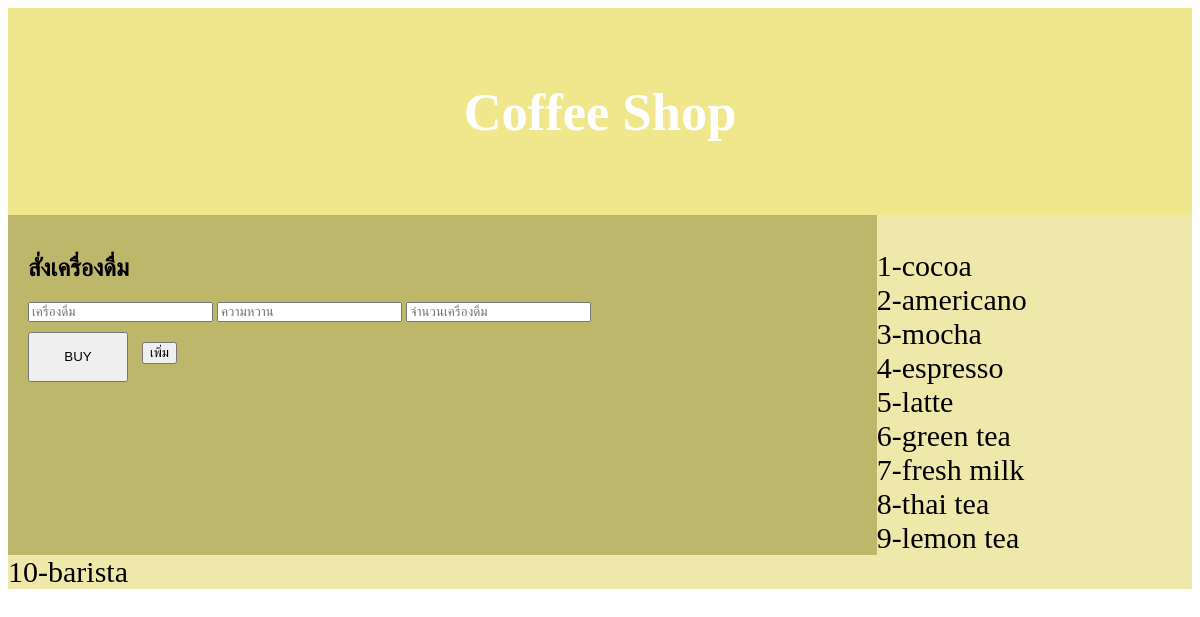
Page /coffee.php on the earlier database version.
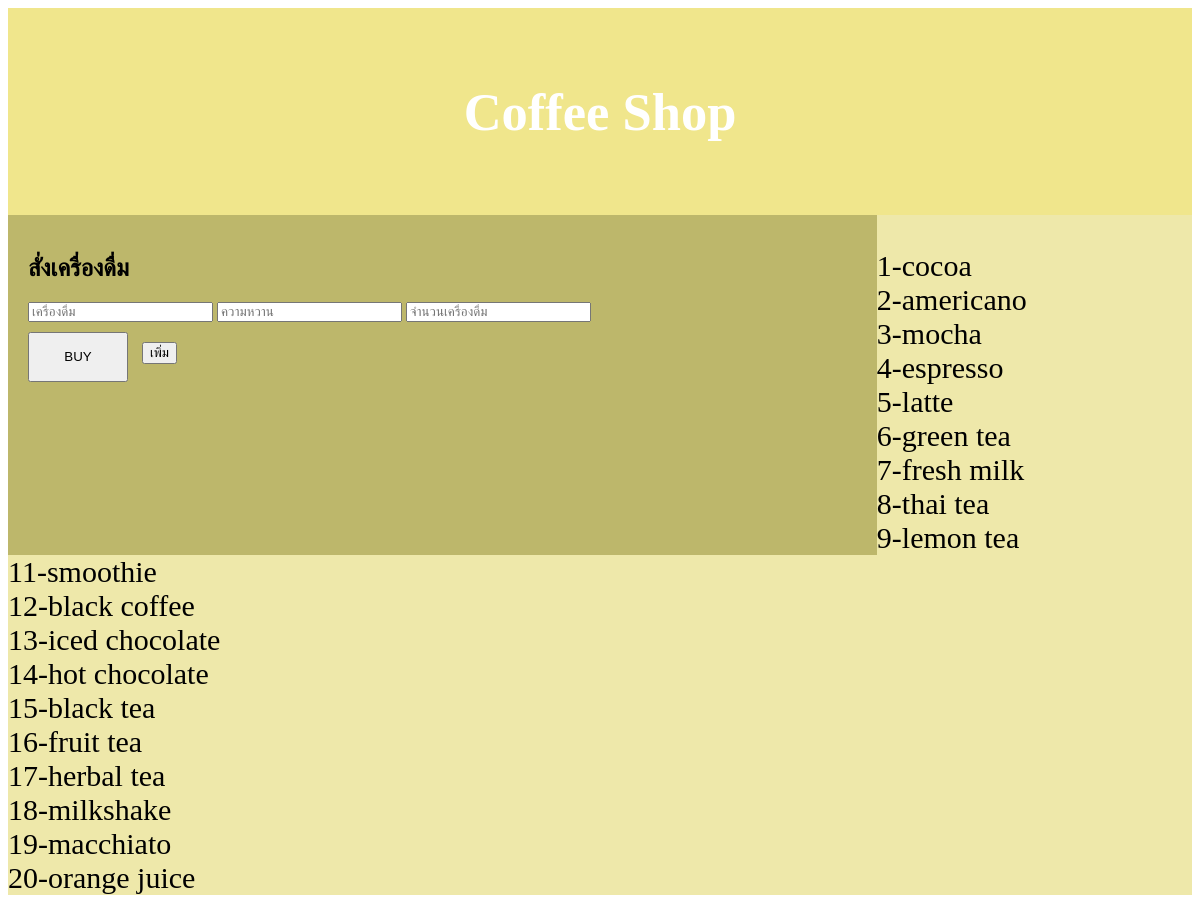
Same page on the later database version.
### tables this page shows
CREATE TABLE `products` (
  `ProductID` int(11) NOT NULL,
  `ProductName` varchar(100) NOT NULL,
  `Price` float NOT NULL,
  `ProductDetail` text NOT NULL
);

### coffee.php (the view, shortened to what this page needs)
<html>
<head>
<?php
$dbhost = 'localhost';
$dbuser = 'project';
$dbpass = '123456789';
$dbname = 'project';
$conn = mysqli_connect($dbhost, $dbuser, $dbpass, $dbname);
?>
</head>
<body>
<header>
    <div class="coffee">
    <h2>Coffee Shop</h2>
    </div>
</header>
<section>
<dic class="container">
    <div class = "buy">
        <h1>สั่งเครื่องดื่ม</h1>
        <form action="order.php" method="post">
        <div class="field_wrapper">
            <div>
                <input  type="text" name="buyname[]" id="buyname" placeholder="เครื่องดื่ม" />
                <input  type="text" name="try[]" id="try" placeholder="ความหวาน"/>
                <input  type="text" name="number[]" id="number" placeholder="จำนวนเครื่องดื่ม" />
                </div>
        </div>
        <input type="submit" name="submit" value="BUY" style="width:100px;height:50px"/>
        <a class="add_button"><input type="button"value="เพิ่ม" /></a>
        </form>
    </div>
 </dic>
</section>
<div class = "menu">
    <?php
        $sql = "SELECT ProductID,ProductName FROM products";
        $result = $conn->query($sql);
        if ($result->num_rows > 0) {
            while($row = $result->fetch_assoc()){
                echo "<br>".$row["ProductID"]."-".$row["ProductName"];
            }
        }
        else{
            echo "0 results";
        }
    ?>
</div>
</body>
</html>

### coffee.php (style rules this page uses)
input[type="text"] { height:20px; vertical-align:top; }
.field_wrapper div { margin-bottom:10px; }
.add_button { margin-top:10px; margin-left:10px; vertical-align: text-bottom; }
.coffee { background-color: #F0E68C; padding: 30px; text-align: center; font-size: 35px; color: white; font-weight:bold; }
.buy { float: left; padding: 20px; width: 70%; background-color: #BDB76B; height: 300px; }
.menu { background-color:#EEE8AA; font-size: 30px; font-family: "Times New Roman", Times, serif; }

Differences in the rows shown:
removed products: ProductID "10", ProductName "barista"
added products: ProductID "11", ProductName "smoothie"
added products: ProductID "12", ProductName "black coffee"
added products: ProductID "13", ProductName "iced chocolate"
added products: ProductID "14", ProductName "hot chocolate"
added products: ProductID "15", ProductName "black tea"
added products: ProductID "16", ProductName "fruit tea"
added products: ProductID "17", ProductName "herbal tea"
added products: ProductID "18", ProductName "milkshake"
added products: ProductID "19", ProductName "macchiato"
added products: ProductID "20", ProductName "orange juice"
